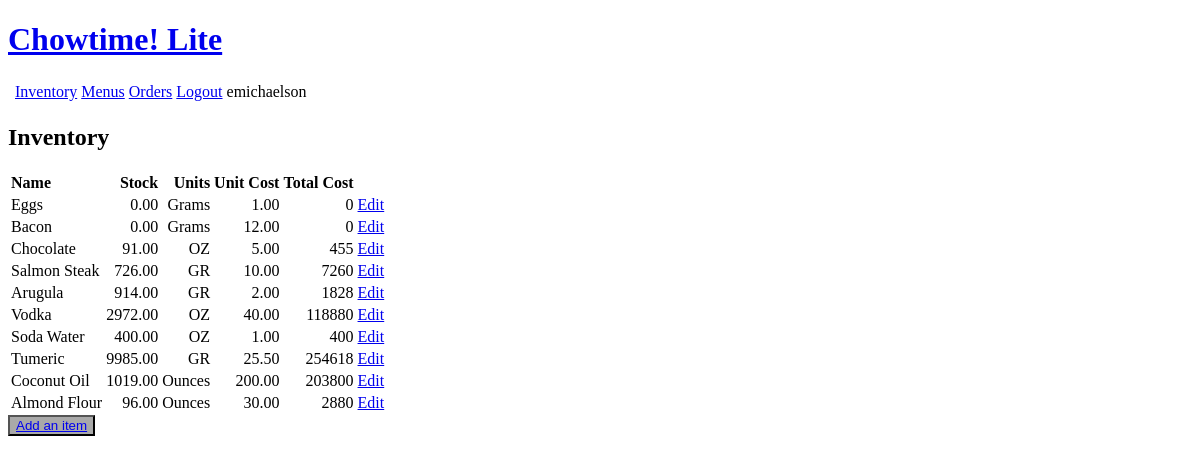
The page /inventory/ (signed in) on the database as committed earlier.
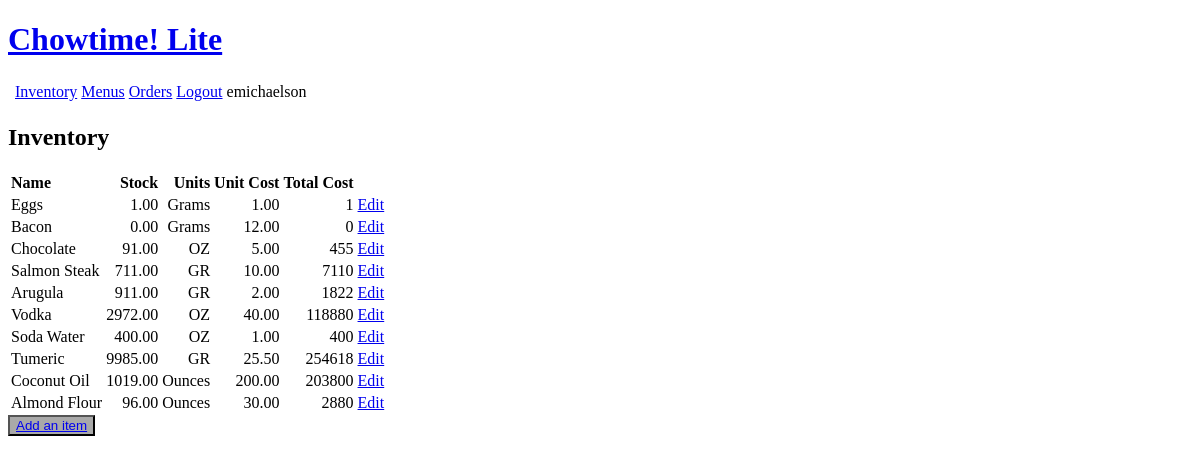
The same page on the database as committed later.
### inventory/models.py (models this page shows, shortened)
class Ingredient(models.Model):
    GRAM = 'Grams'
    OUNCE = 'Ounces'
    PIECE = 'Pieces'
    UNIT_CHOICES = [
        ('Grams', 'Grams'),
        ('Ounces', 'Ounces'),
        ('Pieces', 'Pieces')
    ]
    name = models.CharField(max_length=200)
    unitType = models.CharField(max_length=200, choices=UNIT_CHOICES, default=PIECE)
    unitCost = models.DecimalField(max_digits=10, decimal_places=2)
    inventoryQuantity = models.DecimalField(max_digits=10, decimal_places=2)
    def totalCost(self):
        result = self.inventoryQuantity * self.unitCost
        return "{:.0f}".format(result)

### inventory/views.py (the view)
# urls.py: path('inventory/', views.InventoryList, name='inventorylist'),
@login_required(login_url='login')
def InventoryList(request):
    inventory = Ingredient.objects.all()
    context = {'inventory': inventory}
    return render(request, 'inventory/inventoryList.html', context)

### inventory/templates/inventory/inventoryList.html
{% extends 'inventory/header.html' %}
{% block content %}
<h2>Inventory</h2>
<div>
    {% if inventory != '' %}
        <table>
            <thead>
                <th style="text-align: left">Name</th>
                <th style="text-align: right">Stock</th>
                <th style="text-align: right">Units</th>
                <th style="text-align: right">Unit Cost</th>
                <th style="text-align: right">Total Cost</th>
            </thead>
            <tbody>
            {% for item in inventory %}
                <tr>
                    <td style="text-align: left">{{ item.name }}</td>
                    <td style="text-align: right">{{ item.inventoryQuantity }}</td>
                    <td style="text-align: right">{{ item.unitType }}</td>
                    <td style="text-align: right">{{ item.unitCost }}</td>
                    <td style="text-align: right">{{ item.totalCost }}</td>
                    <td style="text-align: right"><a href="{% url 'inventoryupdate' item.id %}">Edit</a></td>
                </tr>
            {% endfor %}
            </tbody>
        </table>
    {% endif %}
    <button style="background-color: darkgrey;" type="button"><a href="{% url 'inventorycreate' %}">Add an item</a></button>
</div>
{% endblock %}

Rows that differ between the two databases and show on the page:
changed Ingredient "Eggs": inventoryQuantity "0.00" → "1.00"; totalCost "0" → "1"
changed Ingredient "Salmon Steak": inventoryQuantity "726.00" → "711.00"; totalCost "7260" → "7110"
changed Ingredient "Arugula": inventoryQuantity "914.00" → "911.00"; totalCost "1828" → "1822"
